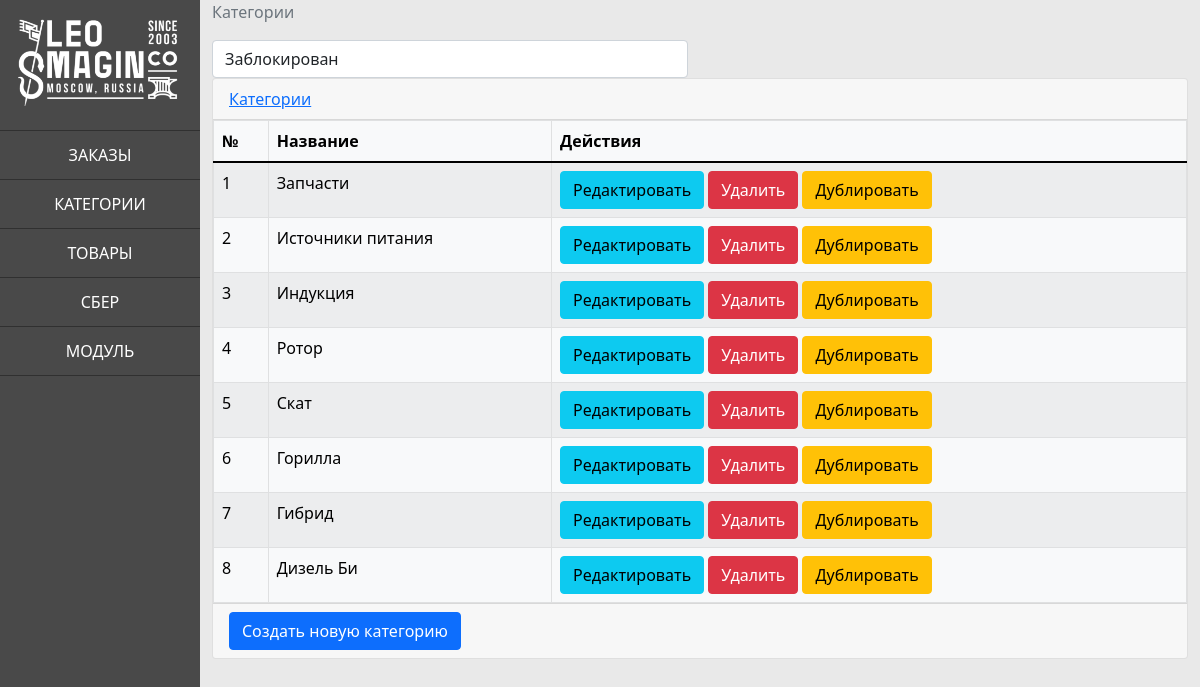
The app's page /admin/categories (signed in) with its own data.
### tables this page shows
CREATE TABLE `categories` (
  `id` int(11) UNSIGNED NOT NULL,
  `name` varchar(40) NOT NULL,
  `name_en` varchar(40) NOT NULL,
  `description` mediumtext NOT NULL,
  `description_en` mediumtext NOT NULL,
  `images` mediumtext,
  `videos` mediumtext,
  `created_at` datetime DEFAULT CURRENT_TIMESTAMP,
  `changed_at` datetime DEFAULT CURRENT_TIMESTAMP ON UPDATE CURRENT_TIMESTAMP
);

### application/controllers/AdminController.php (called while the page is built, shortened)
<?php
class AdminController extends Controller
{
	function __construct($route)
	{
		$this->view->layout = 'admin';
	}
	public function categoriesAction()
	{
		$bcr = ['Категории'];
		$vars = [
			'bcr' => $bcr,
			'categories' => $this->model->shop->categories->getAll(),
			'blocked' => $this->model->db->fetAllLite('status'),
		];
		$this->view->render('Администратор - категории', $vars);
	}
}

### index.php (called while the page is built, shortened)
<?php
spl_autoload_register(function ($class) {
	$path = str_replace('\\', '/', $class . '.php');
});
function getClassName($class)
{
	return substr(strrchr($class, '\\'), 1);
}
$router = new Router;
$router->run();

### application/lib/Db.php (called while the page is built, shortened)
<?php
class Db
{
	protected $db, $config;
	public function __construct()
	{
		$config = require 'application/config/db.php';
		try {
			$this->db = new PDO('mysql:host=' . $config['host'] . ';dbname=' . $config['name'] . ';charset=utf8', $config['user'], $config['password']);
		} catch (\Exception $th) {
			View::errorCode(502);
		}
	}
	public function query($sql, $params = [])
	{
		if (!empty($params)) {
			$stmt = $this->db->prepare($sql);
			$stmt->execute($params);
		} else {
			$stmt = $this->db->prepare($sql);
			$stmt->execute();
		}
		return $stmt;
	}
	public function fetAll($sql, $params = [])
	{
		$result = $this->query($sql, $params);
		return $result->fetchAll(PDO::FETCH_ASSOC | PDO::FETCH_UNIQUE);
	}
	public function fetAllLite($tname, $sign = '', $params = [], $page = [])
	{
		$limit = '';
		if (empty($sign) and empty($params)) {
			return $this->fetAll("SELECT * FROM `$tname`" . $limit);
		} elseif (!empty($sign) and !empty($params)) {
			return $this->fetAll("SELECT * FROM `$tname` WHERE ($sign)" . $limit, $params);
		} else return NULL;
	}
}

### application/config/db.php (called while the page is built)
<?php
return [
	'host' => $_SERVER['SERVER_ADDR'],
	'name' => 'leosnew',
	'user' => 'LeosNew',
	'password' => 'poilka170196',
];

### application/lib/Shop/General.php (called while the page is built, shortened)
<?php
abstract class General
{
    public $db;
    protected $table;
    function __construct(&$db, $tname)
    {
        $this->table = $tname;
        $this->db = &$db;
    }
    public function getAll()
    {
        return $this->db->fetAllLite($this->table);
    }
}

### application/core/Controller.php (called while the page is built, shortened)
<?php
class Controller
{
	public function __construct($route)
	{
		$this->model = $this->loadModel($route['controller'] . 'Model');
	}
	public function loadModel($name)
	{
		$path = 'application\models\\' . ucfirst($name);
		if (class_exists($path)) {
			return new $path;
		}
	}
}

### application/core/Model.php (called while the page is built, shortened)
<?php
class Model
{
	public function __construct()
	{
		$this->db = new Db;
		$this->user = new User($this->db);
		$this->shop = new Shop($this->db);
	}
}

### application/lib/User/User.php (called while the page is built, shortened)
<?php
class User
{
    protected $db;
    function __Construct(&$db)
    {
        $this->db = &$db;
        $this->session = $this->Session();
    }
    protected function getUserIp()
    {
        $keys = [
            'HTTP_CLIENT_IP',
            'HTTP_X_FORWARDED_FOR',
            'REMOTE_ADDR'
        ];
        foreach ($keys as $key) {
            if (!empty($_SERVER[$key])) {
                $addr = explode(',', $_SERVER[$key]);
                $ip = trim(end($addr));
                if (filter_var($ip, FILTER_VALIDATE_IP)) {
                    return $ip;
                }
            }
        }
    }
    protected function Session()
    {
        $exist = $this->db->fetAll("SELECT * FROM `users` WHERE `session_id`= :session_id", ['session_id' => session_id()]);
        if (empty($exist)) {
            $ip = $this->getUserIp();
            if ($ip == '127.0.0.1')
                $ip = '130.31.40.42';
            $geo = json_decode(@file_get_contents("http://www.geoplugin.net/json.gp?ip=" . $ip), 1);
            if (empty($geo))
                $geo['geoplugin_countryCode'] = 'EN';
            $country = $geo['geoplugin_countryCode'];
            $q = "INSERT INTO `users` (`session_id`, `country`, `lang`, `role`) VALUES (:sess, :country, :lang, :roles)";
            $this->db->query($q, [
                ':sess' => session_id(),
                ':country' => $country,
                ':lang' => $country,
                ':roles' => 'guest',
            ]);
            $exist = $this->db->fetAll("SELECT * FROM `users` WHERE `session_id`= :sess", ['sess' => session_id()]);
        } else {
            $id = key($exist);
            $this->db->query("UPDATE `users` SET `changed_at`= CURRENT_TIMESTAMP WHERE `id`=:id", ['id' => $id]);
            $exist[$id]['changed_at'] = date('Y-m-d H:i:s');
            unset($_SESSION['admin']);
            $_SESSION[current($exist)['role']]['id'] = $id;
        }
        return $exist;
    }
}

### application/lib/Shop/Shop.php (called while the page is built, shortened)
<?php
class Shop
{
    function __construct(&$db)
    {
        $this->db = &$db;
        $this->categories = new Categories($this->db);
        $this->products_properties = new Products_properties($this->db);
        $this->products = new Products($this->db, $this->products_properties);
    }
}

### application/views/admin/categories.php (the view, shortened to what this page needs)
<div class="row categories_main">
    <div class="col-12">
        <div class="row">
            <div class="col-md-6 col-12">
                <select name="" id="" class="form-control" onchange="block(value)">
                    <option value="1" <?=$blocked[1]['block']==1?'selected':''?>>Заблокирован</option>
                </select>
            </div>
        </div>
        <div class="card">
            <a class="link card-header" type="button" data-toggle="collapse" data-target="#categories_collapse" aria-expanded="false" aria-controls="categories_collapse">Категории</a>
            <div class="collapse show" id="categories_collapse">
                <table class="table table-light table-bordered table-striped mb-0">
                    <thead class="thead-dark">
                        <tr>
                            <th>№</th>
                            <th>Название</th>
                            <th>Действия</th>
                        </tr>
                    </thead>
                    <tbody>
                        <?php
                        foreach ($categories as $id => $node) : ?>
                            <tr>
                                <td><?= $id ?></td>
                                <td><?= $node['name'] ?></td>
                                <td>
                                    <a class="btn btn-info" href="/admin/categories/edit?id=<?= $id ?>">Редактировать</a>
                                    <a class="btn btn-danger" href="/admin/categories/delete?id=<?= $id ?>">Удалить</a>
                                    <a class="btn btn-warning" href="/admin/categories/copy?id=<?= $id ?>&copy=1">Дублировать</a>
                                </td>
                            </tr>
                        <?php endforeach ?>
                    </tbody>
                </table>
            </div>
            <div class="card-footer">
                <a href="/admin/categories/new" class="btn btn-primary">Создать новую категорию</a>
            </div>
        </div>
    </div>
</div>

### application/core/Router.php (shortened to what this page needs)
<?php
class Router
{
	protected $routes;
	protected $params;
	public function add($route, $params)
	{
		$route = '#^' . $route . '$#';
		$this->routes[$route] = $params;
	}
	public function match()
	{
		$url = trim($_SERVER['REQUEST_URI'], '/');
		$url = str_replace('?' . $_SERVER['QUERY_STRING'], '', $url);
		foreach ($this->routes as $route => $params) {
			if (preg_match($route, $url, $matches)) {
				$this->params = $params;
				return true;
			}
		}
		return false;
	}
	public function run()
	{
		if ($this->match()) {
			$path = 'application\controllers\\' . ucfirst($this->params['controller']) . 'Controller';
			if (class_exists($path)) {
				$action = $this->params['action'] . 'Action';
				if (method_exists($path, $action)) {
					$controller = new $path($this->params);
					$controller->$action();
				} else {
					View::errorCode(402);
				}
			} else {
				View::errorCode(403);
			}
		} else {
			View::errorCode(404);
		}
	}
}

### application/core/View.php (shortened to what this page needs)
<?php
class View
{
	public $path;
	public $layout = 'default';
	public function __construct($route)
	{
		$this->path = $route['controller'] . '/' . $route['action'];
	}
	public function render($title, $vars = [])
	{
		$path = 'application/views/' . $this->path . '.php';
		if (file_exists($path)) {
			require $path;
			$content = ob_get_clean();
			require 'application/views/layouts/' . $this->layout . '.php';
		} else {
			echo 'Вид не найден: ' . $this->path . '.php';
		}
	}
}

### application/views/layouts/admin.php (shortened to what this page needs)
<!DOCTYPE html>
<html lang="ru">
<head>
    <link href="https://cdn.jsdelivr.net/npm/bootstrap@5.1.3/dist/css/bootstrap.min.css" rel="stylesheet">
    <link rel="stylesheet" href="/public/admin/styles/admin.css">
</head>
<body>
    <div class="container-fluid">
        <div class="row">
            <div class="d-none d-md-block col-12 col-md-4 col-lg-3 col-xl-2"></div>
            <div class="col-12 col-md-4 col-lg-3 col-xl-2 left">
                <div class="row logo">
                    <a href="/" class="col-12 p-md-3"><img src="/public/admin/images/logo/logo.png" class="img-fluid" alt=""></a>
                </div>
                <div class="row justify-content-end">
                    <div class="col-auto pb-2">
                    </div>
                </div>
                <div class="collapse d-md-block" id="lnav">
                    <div class="row justify-content-around">
                        <a href="/admin/orders" class="col-md-12 col-5 pt-4 pb-4 pt-md-2 pb-md-2 text-center text-uppercase">Заказы</a>
                        <a href="/admin/categories" class="col-md-12 col-5 pt-4 pb-4 pt-md-2 pb-md-2 text-center text-uppercase">Категории</a>
                        <a href="/admin/products" class="col-md-12 col-5 pt-4 pb-4 pt-md-2 pb-md-2 text-center text-uppercase">Товары</a>
                        <a href="/admin/sber" class="col-md-12 col-5 pt-4 pb-4 pt-md-2 pb-md-2 text-center text-uppercase">Сбер</a>
                        <a href="/admin/modul" class="col-md-12 col-5 pt-4 pb-4 pt-md-2 pb-md-2 text-center text-uppercase">Модуль</a>
                    </div>
                </div>
            </div>
            <div class="col-12 col-md-8 col-lg-9 col-xl-10 content ">
                <nav aria-label="breadcrumb">
                    <ol class="breadcrumb">
                        <?php if (!empty($bcr)) : ?>
                            <?php foreach ($bcr as $key => $value) : ?>
                                <?php if (is_string(next($bcr))) : ?>
                                    <li class="breadcrumb-item"><a href="<?= $value ?>"><?= $key ?></a></li>
                                <?php else : ?>
                                    <li class="breadcrumb-item active" aria-current="page"><?= $value ?></li>
                                <?php endif ?>
                            <?php endforeach ?>
                        <?php endif; ?>
                    </ol>
                </nav>
                <?= $content ?>
            </div>
        </div>
    </div>
</body>
</html>

### public/admin/styles/admin.css (style rules this page uses)
body { background: rgb(233, 233, 233); }
.left { background: #494949; }
.left .logo img { filter: invert(1); }
.left * { color: #fff; }
.left #lnav a { line-height: 2; text-decoration: none; color: #fff; background: rgba(255, 255, 255, 0.1); border-radius: 10px; margin-bottom: 10px; }
@media (min-width: 768px) { .left { min-height: 100vh; position: fixed; top: 0; right: 0; left: 0; z-index: 1030; } }
@media (min-width: 768px) { .left #lnav a { margin-bottom: 0; border-radius: 0; background: transparent; border-top: 1px solid #303030; } }
@media (min-width: 768px) { .left #lnav a:last-child { border-bottom: 1px solid #303030; } }

### records on screen
categories: id "1", name "Запчасти"
categories: id "2", name "Источники питания"
categories: id "3", name "Индукция"
categories: id "4", name "Ротор"
categories: id "5", name "Скат"
categories: id "6", name "Горилла"
categories: id "7", name "Гибрид"
categories: id "8", name "Дизель Би"

### other values on screen
$value "Категории"
